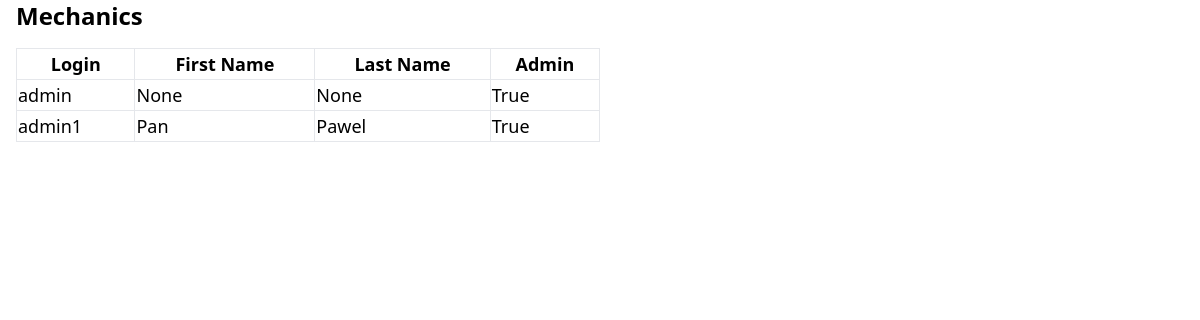
Page /mechanics/ on the earlier database version.
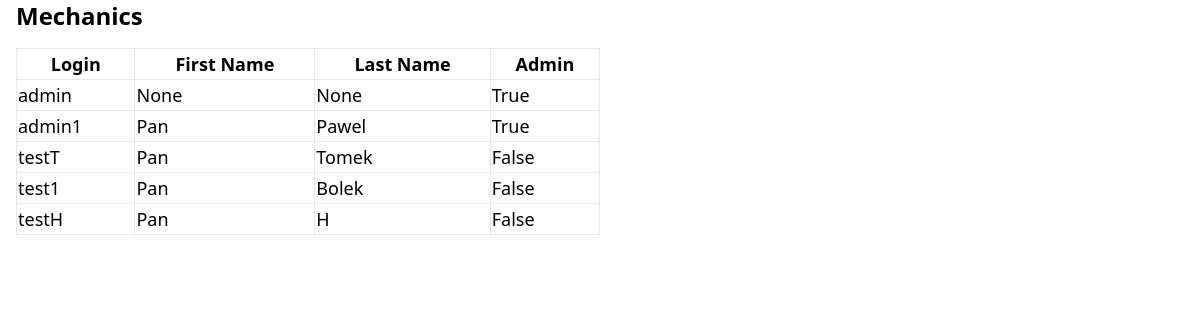
Same page on the later database version.
### sql_app/models.py (models this page shows)
class Mechanic(Base):
    __tablename__ = "mechanics"
    id = Column(Integer, primary_key=True, index=True)
    login = Column(String, unique = True)
    first_name = Column(String)
    last_name = Column(String)
    hashed_password = Column(String)
    is_admin = Column(Boolean, default=False)
    repairs = relationship("Repair", back_populates="mechanic")

### sql_app/main.py (the view)
@app.get("/mechanics/", response_model=list[schemas.Mechanic])
def read_mechanics(request: Request, skip: int = 0, limit: int = 100, db: Session = Depends(get_db)):
    mechanics = crud.get_mechanics(db, skip=skip, limit=limit)
    context = {"request": request, "mechanics": mechanics}
    return templates.TemplateResponse("mechanics.html", context)

### sql_app/templates/mechanics.html (shortened to what this page needs)
{% extends "base.html" %}
{% block content %}
  <div class="mx-4">
    <p class="text-2xl font-bold mb-4">Mechanics</p>
    <table class="min-w-[50%] mb-4">
      <thead class="border-b text-lg">
        <tr>
          <th class="border">Login</th>
          <th class="border">First Name</th>
          <th class="border">Last Name</th>
          <th class="border">Admin</th>
        </tr>
        {% for mechanic in mechanics %}
        <tr>
            <td class="border">{{mechanic.login}}</td>
            <td class="border">{{mechanic.first_name}}</td>
            <td class="border">{{mechanic.last_name}}</td>
            <td class="border">{{mechanic.is_admin}}</td>
        </tr>
        {% endfor %}
      </thead>
    </table>
  </div>
{% endblock %}

### sql_app/templates/base.html (shortened to what this page needs)
<!DOCTYPE html>
<head>
  <script src="https://cdn.tailwindcss.com"></script>
</head>
<body>
	{% block content %}
	{% endblock %}
</body>
</html>

Differences in the rows shown:
added Mechanic: login "testT", first_name "Pan", last_name "Tomek", is_admin "False"
added Mechanic: login "test1", first_name "Pan", last_name "Bolek", is_admin "False"
added Mechanic: login "testH", first_name "Pan", last_name "H", is_admin "False"
